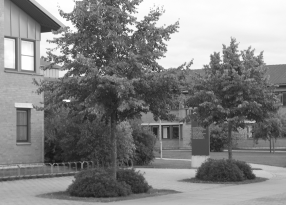
%> input picture ExerciseC/Scalespace0.png, 286 x 205 px
$ octave main2.m   (GNU Octave 9; MATLAB toolbox functions it lacks are replaced by stand-ins)
%> lines starting %> are read from the running program, lines starting %| are printed output that depends on the picture

%% Normalized averaging of images
im = double(imread('Scalespace0.png'));
%> im: size 205x286 double; min 22, max 255, mean 132; mean of the top-left, top-right, bottom-left and bottom-right quarters 133.9, 176.6, 99.5, 118.4
figure(8); colormap(gray); imagesc(im);

cert = double(rand(size(im)) > 0.90); imcert = im.*cert;
%> after `imcert = im.*cert`:
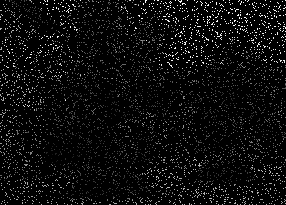
%> imcert: size 205x286 double; min 0, max 255, mean 13.1
figure(9); colormap(gray); imagesc(imcert);

x = ones(13, 1)*(-6:6);
y = x';
a = exp(-(x.^2+y.^2)/12);
figure(10); mesh(a);
%> after `mesh(a)`:
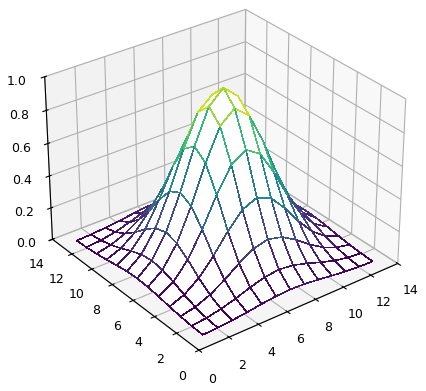
%> figure redrawn from the program's plot data

imlp = conv2(imcert, a, 'same');
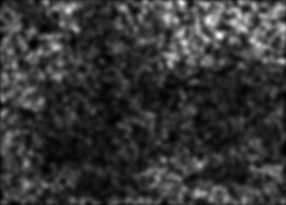
%> imlp: size 205x286 double; min 16.37, max 2150.8, mean 473.7; drawn with min black and max white
figure(11); colormap(gray); imagesc(imlp);

% Question 9: Blah.

G = conv2(cert, a, 'same');
c = imlp./G;
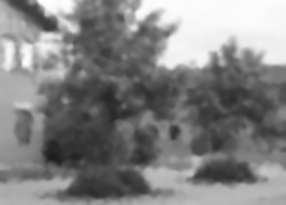
%> c: size 205x286 double; min 27.14, max 254, mean 131.2
figure(12);colormap(gray);imagesc(c);
figure(13);colormap(gray);imagesc(G);
%> after `imagesc(G)`:
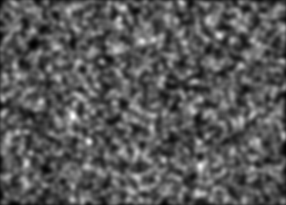
%> displayed picture: size 205x286x3, on the screen's scale of 0 to 255; min 0, max 255, mean 88.4

% Question 10: Bleh

% Question 11

% Question 12

% Question 13

% Question 14
